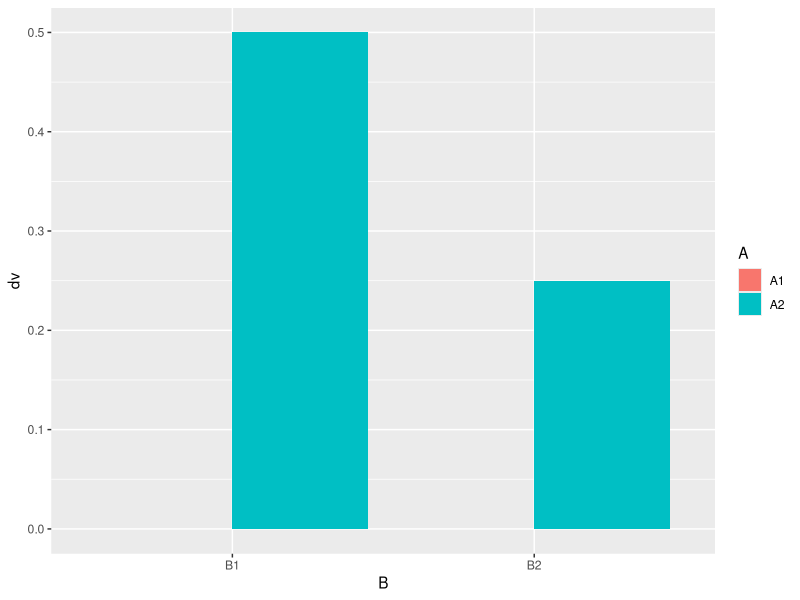
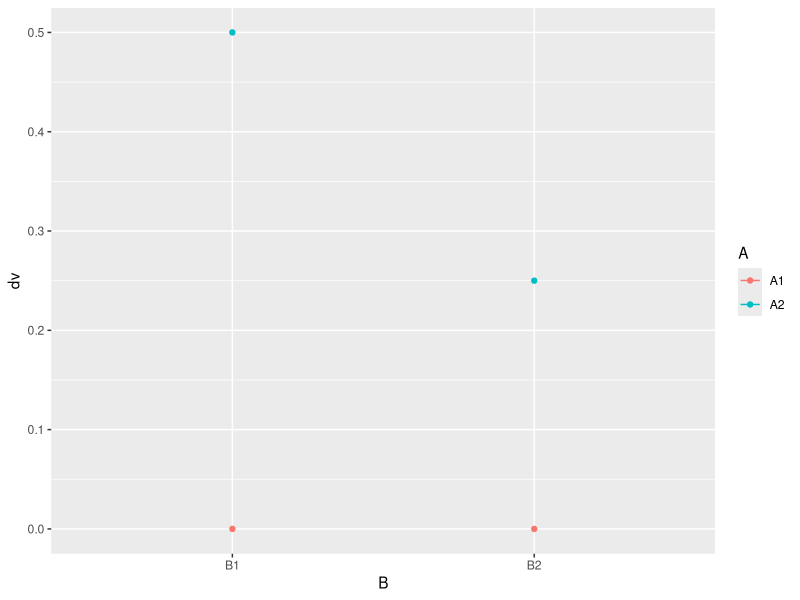

Reproduce these figures in R, in order.
## ---- chunk 1
knitr::opts_chunk$set(echo = TRUE)
## ---- chunk 2
#load libraries
#load libraries
library(tibble)
library(ggplot2)
library(patchwork)
library(tidyverse)
library(ggplot2)
df <- data.frame(A = c("A1", "A1", "A2","A2"),
                 B = c("B1", "B2", "B1", "B2"),
                 dv = c(0,0,0.5,0.25)
)
ggplot(df, aes(y=dv, x= B, fill = A)) +
  geom_bar(stat = "identity", position = "dodge")
  
ggplot(df, aes(y=dv, x=B, color = A)) +
  geom_point()+
  geom_line()



## ---- chunk 3

N <- 60

A_pvalue <- c()
B_pvalue <- c()
AB_pvalue <- c()
for(i in 1:1000){
  IVA <- rep(rep(c("1","2"), each=2),N)
  IVB <- rep(rep(c("1","2"), 2),N)
  DV <- c(replicate(N,c(rnorm(1,0,1), # means A1B1
                        rnorm(1,0,1), # means A1B2
                        rnorm(1,.5,1), # means A2B1
                        rnorm(1,.25,1)  # means A2B2
          )))
  sim_df <- data.frame(IVA,IVB,DV)
  
  aov_results <- summary(aov(DV~IVA*IVB, sim_df))
  A_pvalue[i]<-aov_results[[1]]$`Pr(>F)`[1]
  B_pvalue[i]<-aov_results[[1]]$`Pr(>F)`[2]
  AB_pvalue[i]<-aov_results[[1]]$`Pr(>F)`[3]
}

length(A_pvalue[A_pvalue<0.05])/1000
length(B_pvalue[B_pvalue<0.05])/1000
length(AB_pvalue[AB_pvalue<0.05])/1000


## ---- chunk 4

N <- 525

A_pvalue <- c()
B_pvalue <- c()
AB_pvalue <- c()
for(i in 1:1000){
  IVA <- rep(rep(c("1","2"), each=2),N)
  IVB <- rep(rep(c("1","2"), 2),N)
  DV <- c(replicate(N,c(rnorm(1,0,1), # means A1B1
                        rnorm(1,0,1), # means A1B2
                        rnorm(1,.5,1), # means A2B1
                        rnorm(1,.25,1)  # means A2B2
          )))
  sim_df <- data.frame(IVA,IVB,DV)
  
  aov_results <- summary(aov(DV~IVA*IVB, sim_df))
  A_pvalue[i]<-aov_results[[1]]$`Pr(>F)`[1]
  B_pvalue[i]<-aov_results[[1]]$`Pr(>F)`[2]
  AB_pvalue[i]<-aov_results[[1]]$`Pr(>F)`[3]
}

length(A_pvalue[A_pvalue<0.05])/1000
length(B_pvalue[B_pvalue<0.05])/1000
length(AB_pvalue[AB_pvalue<0.05])/1000

